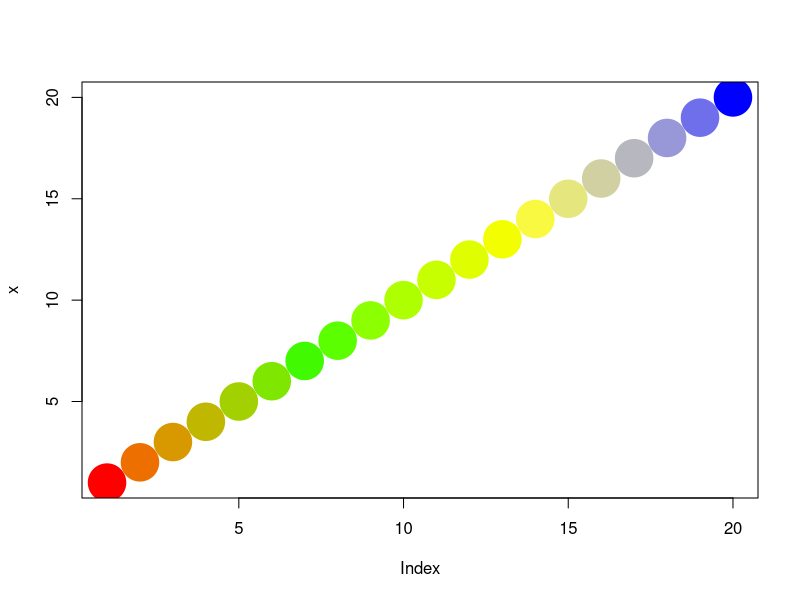

Write R code to recreate this figure.
library(colorspace)
color_interpolate <- function(col, ncols, ...) {
    ncols = seq(0, 1, length.out = ncols)
    col_fun = colorRamp(col, ...)
    col = col_fun(ncols)/255
    col = hex(colorspace::RGB(col))
    return(col)
}

col = c("red", "green", "yellow", "blue")
ncols = 20


x = 1:ncols
col = color_interpolate(col, ncols)
plot(x, col = col, pch = 19, cex = 5)

